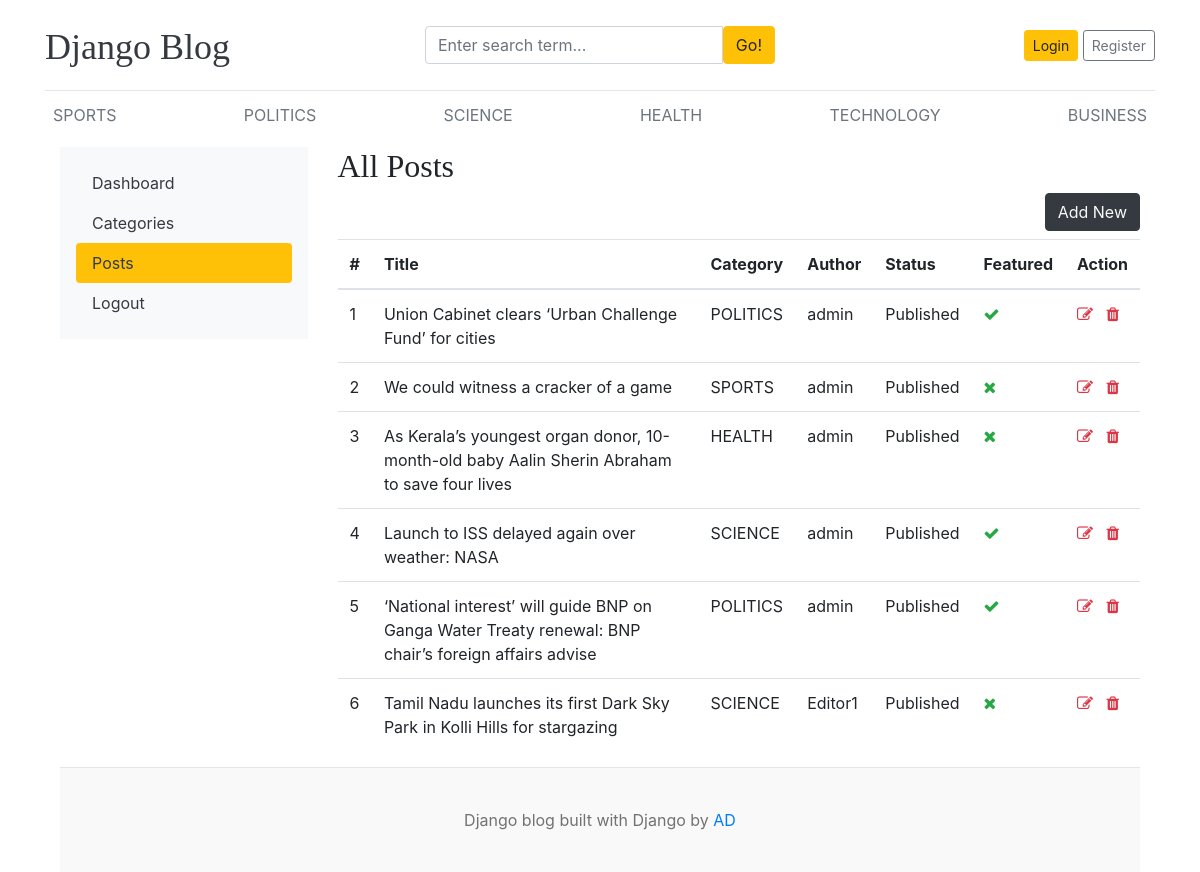
/dashboard/posts/, run on an earlier commit of the app's database.
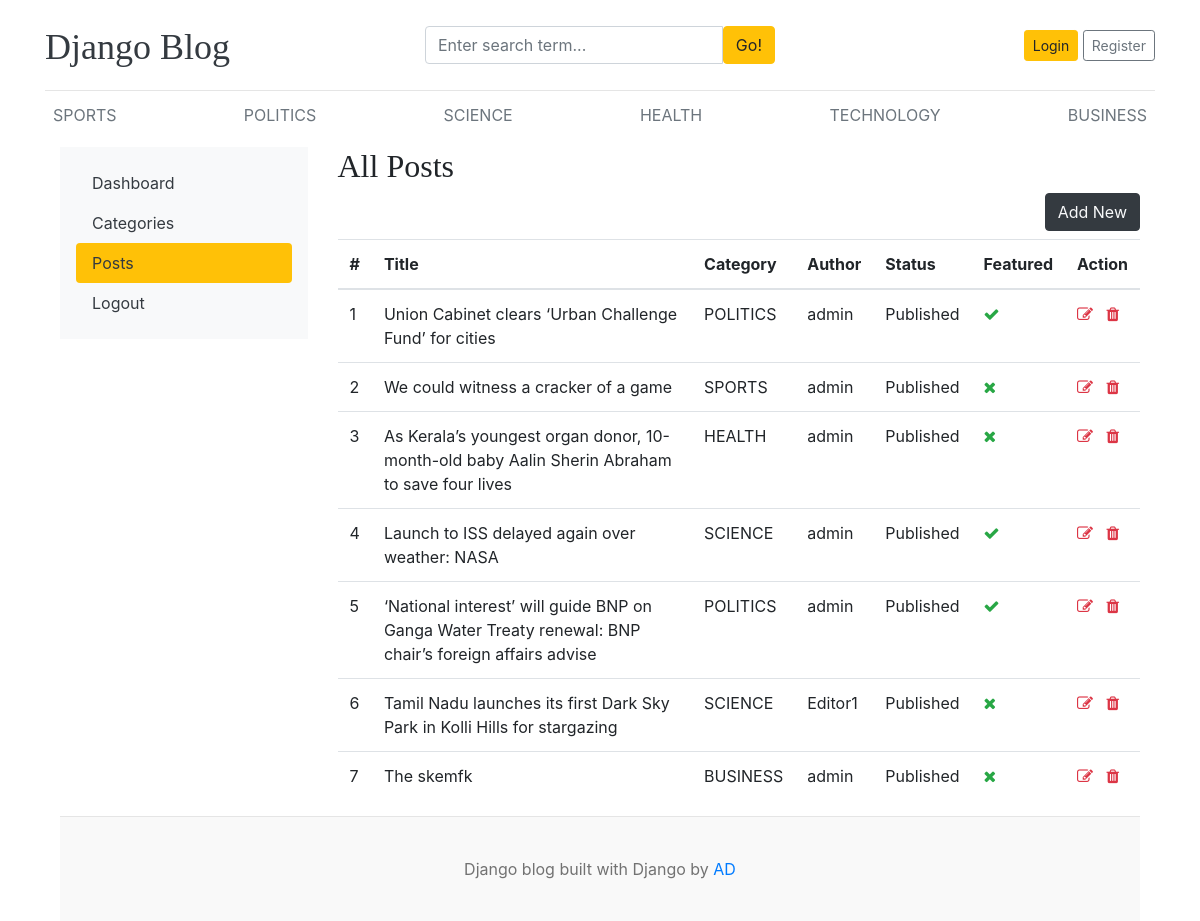
And on a later commit of the database.
### blogs/models.py (models this page shows, shortened)
class Category(models.Model):
    category_name=models.CharField(max_length=50,unique=True)
    created_at=models.DateTimeField(auto_now_add=True)
    updated_at=models.DateTimeField(auto_now=True)
    class Meta:
        verbose_name_plural='categories'
    def __str__(self):
        return self.category_name

class Blog(models.Model):
    title=models.CharField(max_length=100)
    slug=models.SlugField(max_length=150,unique=True,blank=True)
    category=models.ForeignKey(Category,on_delete=models.CASCADE)
    author=models.ForeignKey(User,on_delete=models.CASCADE)
    featured_image=models.ImageField(upload_to='uploads/%Y/%m/%d')
    short_description=models.TextField(max_length=500)
    blog_body=models.TextField(max_length=2000)
    status=models.CharField(max_length=20,choices=STATUS_CHOICES,default="Draft")
    is_featured=models.BooleanField(default=False)
    created_at=models.DateTimeField(auto_now_add=True)
    updated_at=models.DateTimeField(auto_now=True)

### dashboards/views.py (the view)
# urls.py: path('posts/',views.posts,name='posts'),
def posts(request):
   posts=Blog.objects.all()
   context={
       'posts':posts,
   }
   return render(request,'dashboard/posts.html',context)

### blogs/context_processors.py (called while the page is built)
def get_categories(request):
    categories=Category.objects.all()
    return dict(categories=categories)

def get_social_links(request):
    social_links=SocialLink.objects.all()
    return dict(social_links=social_links)

### templates/dashboard/posts.html (shortened to what this page needs)
{% extends 'base.html' %}
{% block content %}
<div class="container">
  <div class="row">
    {% include 'dashboard/sidebar.html'  %}
    <div class="col-md-9">
     <h2>All Posts</h2>
     <a href="{% url 'add_post'  %}"  class="btn btn-dark text-light float-right mb-2">Add New</a>
      <table class="table table-hover">
  <thead>
    <tr>
      <th>#</th>
      <th>Title </th>
      <th>Category</th>
      <th>Author</th>
      <th>Status</th>
      <th>Featured</th>
      <th>Action</th>
    </tr>
  </thead>
  <tbody>
    {% for post in posts %}
    <tr>
      <td>{{ forloop.counter }}</td>
      <td>{{ post.title }}</td>
      <td>{{ post.category }}</td>
      <td>{{ post.author }}</td>
      <td>{{ post.status }}</td>
      <td>{% if post.is_featured  %}<i class="fa fa-check text-success">{% else %}<i class="fa fa-times text-success">{% endif %} </td>
      <td>
        <a href="{% url 'edit_post' post.id  %}"><i class="fa fa-edit text-danger"></i></a>
        <a href="{% url 'delete_post' post.id  %}"><i class="fa fa-trash text-danger"></i></a>
      </td>
    </tr>
    {% endfor %}
  </tbody>
</table>
    </div>
</div>
{% endblock %}

### templates/base.html (shortened to what this page needs)
{% load static %}
<!DOCTYPE html>
<html lang="en">
<head>
    <link href="https://getbootstrap.com/docs/4.0/dist/css/bootstrap.min.css" rel="stylesheet">
    <link href="{% static 'css/blog.css' %}" rel="stylesheet">
    <link rel="stylesheet" href="https://cdnjs.cloudflare.com/ajax/libs/font-awesome/4.7.0/css/font-awesome.min.css">
  </head>
<body>
    <div class="container">
      <header class="blog-header py-3">
        <div class="row flex-nowrap justify-content-between align-items-center">
          <div class="col-4 pt-1">
            <a class="blog-header-logo text-dark" href="/">Django Blog</a>
          </div>
          <div class="col-4 ">
          <form action="{% url 'search' %}" method="GET" >
            <div class="input-group">
                        <input class="form-control" type="text" name="keyword" value="{{ keyword }}" placeholder="Enter search term..." aria-label="Enter search term..." aria-describedby="button-search" />
                        <button type="submit" class="btn btn-warning" id="button-search" type="button">Go!</button>
                    </div>
          </form>
          </div>
          <div class="col-4 d-flex justify-content-end align-items-center">
            {% if not user.is_authenticated  %}
            <a class="btn btn-sm btn-warning" href="{% url 'login' %}">Login</a> &nbsp;
            <a class="btn btn-sm btn-outline-secondary" href="{% url 'register' %}">Register</a>
            {% else %}
            <span><a href='{% url 'dashboard' %}'>Dashboard</a></span>
            &emsp;
            <span><a href="{% url 'logout' %}">Logout</a></span>
            {% endif %}
          </div>
        </div>
      </header>
      <div class="nav-scroller py-1 mb-2">
        <nav class="nav d-flex justify-content-between">
          {% for cat in categories %}
          <a class="p-2 text-muted" href="{% url 'posts_by_category' cat.id %}">{{cat.category_name}}</a>
          {% endfor %}
        </nav>
      </div>
{% block content %}
{% endblock %}
 <footer class="blog-footer">
  <p>Django blog built with Django by <a href="#">AD</a></p>
</footer>
</body>
</html>

What changed in the data, as far as the page shows it:
added Blog: title "The skemfk", category "BUSINESS", author "admin", status "Published", is_featured False (drawn)
